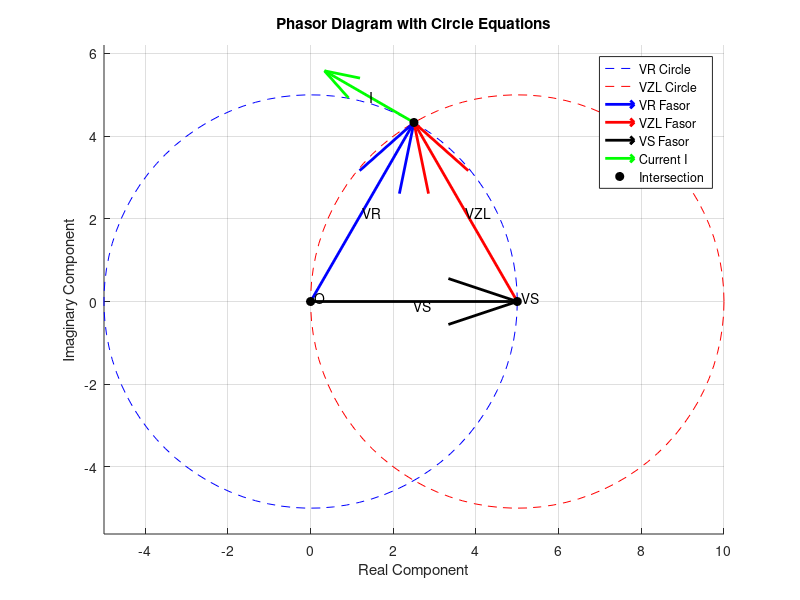

The MATLAB source for this figure:
function fasores()
    % Clear workspace and figures
    clear all;
    close all;
    clc;

    % Display welcome message
    fprintf('Circuit Impedance Calculator\n');
    fprintf('---------------------------\n');

    % Get user input with validation
    [VS, VR, VZL, R] = get_validated_input();

    % Calculate intersection points of circles and phasors
    [x_intersect, y_intersect, angle_VR, angle_VZL] = calculate_fasors(VS, VR, VZL);

    % Plot phasor diagram
    plot_phasor_diagram(VS, VR, VZL, x_intersect, y_intersect);

    % Calculate and display impedance
    calculate_and_display_impedance(VS, VR, VZL, R, angle_VZL);
end

% Function to get and validate user input
function [VS, VR, VZL, R] = get_validated_input()
    valid_input = false;

    while ~valid_input
        fprintf('\nEnter circuit parameters:\n');
        VS = input('Source voltage (VS) in Volts: ');
        VR = input('Resistor voltage (VR) in Volts: ');
        VZL = input('Load impedance voltage (VZL) in Volts: ');
        R = input('Resistor value (R) in Ohms: ');

        % Validate input: VS must be less than or equal to VR + VZL
        if VS > (VR + VZL)
            fprintf('\nError: VS cannot be greater than VR + VZL\n');
            fprintf('Please enter values again.\n');
        else
            valid_input = true;
        end
    end
end

% Function to calculate intersection points of circles
function [x_intersect, y_intersect, angle_VR, angle_VZL] = calculate_fasors(VS, VR, VZL)
    % Solve for intersection of two circles:
    % Circle 1: x^2 + y^2 = VR^2 (centered at origin)
    % Circle 2: (x-VS)^2 + y^2 = VZL^2 (centered at (VS,0))

    % Using algebraic solution
    d = VS; % distance between circle centers

    % Check if circles intersect
    if d > VR + VZL || d < abs(VR - VZL)
        error('Circles do not intersect with these parameters');
    end

    % Calculate intersection points using the formula
    a = (VR^2 - VZL^2 + d^2) / (2 * d);
    h = sqrt(VR^2 - a^2);

    % Calculate intersection points
    x2 = a; % Since we're aligning VS along x-axis
    y2_pos = h; % positive y solution
    y2_neg = -h; % negative y solution

    % For the positive quadrant (as requested)
    x_intersect = x2;
    y_intersect = y2_pos;

    % Calculate angles
    angle_VR = atan2(y_intersect, x_intersect);
    angle_VZL = atan2(y_intersect, x_intersect - VS);

    fprintf('Intersection point: (%.4f, %.4f)\n', x_intersect, y_intersect);
    fprintf('VR angle: %.4f degrees\n', rad2deg(angle_VR));
    fprintf('VZL angle: %.4f degrees\n', rad2deg(angle_VZL));
end

% Function to plot phasor diagram
function plot_phasor_diagram(VS, VR, VZL, x_intersect, y_intersect)
    figure;
    hold on;
    grid on;
    axis equal;

    % Plot the circles
    theta = linspace(0, 2*pi, 100);

    % Circle 1 (VR)
    x_circle1 = VR * cos(theta);
    y_circle1 = VR * sin(theta);
    plot(x_circle1, y_circle1, 'b--');

    % Circle 2 (VZL)
    x_circle2 = VS + VZL * cos(theta);
    y_circle2 = VZL * sin(theta);
    plot(x_circle2, y_circle2, 'r--');

    % Plot the fasors
    quiver(0, 0, x_intersect, y_intersect, 0, 'b', 'LineWidth', 2); % VR fasor
    quiver(VS, 0, x_intersect-VS, y_intersect, 0, 'r', 'LineWidth', 2); % VZL fasor
    quiver(0, 0, VS, 0, 0, 'k', 'LineWidth', 2); % VS fasor

    % Plot the current vector (perpendicular to voltage)
    current_length = 0.5; % for visualization
    quiver(x_intersect, y_intersect, -y_intersect*current_length, x_intersect*current_length, 0, 'g', 'LineWidth', 2);

    % Mark the intersection point
    plot(x_intersect, y_intersect, 'ko', 'MarkerFaceColor', 'k', 'MarkerSize', 6);

    % Labels
    text(x_intersect/2, y_intersect/2, 'VR');
    text((x_intersect+VS)/2, y_intersect/2, 'VZL');
    text(VS/2, -0.1, 'VS');
    text(x_intersect - y_intersect*current_length/2, y_intersect + x_intersect*current_length/2, 'I');

    % Title and labels
    title('Phasor Diagram with Circle Equations');
    xlabel('Real Component');
    ylabel('Imaginary Component');

    % Add origin point
    plot(0, 0, 'ko', 'MarkerFaceColor', 'k');
    text(0.1, 0.1, 'O');

    % Add VS point
    plot(VS, 0, 'ko', 'MarkerFaceColor', 'k');
    text(VS+0.1, 0.1, 'VS');

    % Add legend
    legend('VR Circle', 'VZL Circle', 'VR Fasor', 'VZL Fasor', 'VS Fasor', 'Current I', 'Intersection');
end

% Function to calculate and display impedance
function calculate_and_display_impedance(VS, VR, VZL, R, angle_VZL)
    % Calculate current I = VR/R
    I = VR/R;

    % Impedance ZL = VZL/I with the calculated angle
    ZL_magnitude = VZL / I;

    % For an RC series circuit in the positive quadrant
    ZL_real = ZL_magnitude * cos(angle_VZL);
    ZL_imag = -ZL_magnitude * sin(angle_VZL); % Negative for capacitive impedance

    % Complete impedance
    Z = ZL_real + ZL_imag * 1i;

    % RC components calculation
    R_component = ZL_real;

    % For a capacitive reactance Xc = 1/(ωC)
    % Assuming ω = 1 rad/s for simplicity
    if ZL_imag ~= 0
        C_component = -1/ZL_imag;
    else
        C_component = Inf;
    end

    % Display results
    fprintf('\nResults:\n');
    fprintf('-------\n');
    fprintf('Load Impedance (ZL) = %.4f + j(%.4f) Ohms\n', real(Z), imag(Z));
    fprintf('Magnitude of ZL = %.4f Ohms\n', abs(Z));
    fprintf('Phase angle = %.4f degrees\n', angle(Z) * 180/pi);
    fprintf('Equivalent RC components:\n');
    fprintf('  R = %.4f Ohms\n', R_component);
    fprintf('  C = %.4e Farads (assuming ω = 1 rad/s)\n', C_component);

    fprintf('\nNote: Use the zoom tools in the figure window to examine the phasor diagram\n');
end
